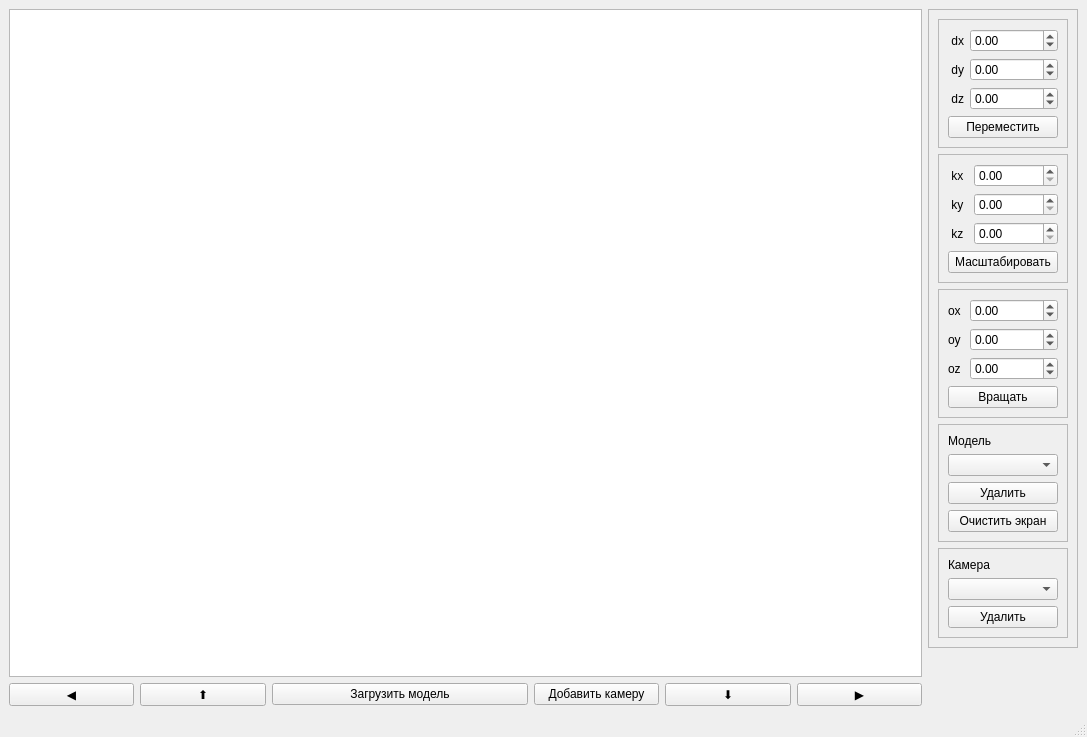
<?xml version="1.0" encoding="UTF-8"?>
<ui version="4.0" connectslotsbyname="false">
 <class>MainWindow</class>
 <widget class="QMainWindow" name="MainWindow">
  <property name="geometry">
   <rect>
    <x>0</x>
    <y>0</y>
    <width>1087</width>
    <height>737</height>
   </rect>
  </property>
  <property name="windowTitle">
   <string>Lab 03</string>
  </property>
  <widget class="QWidget" name="centralwidget">
   <property name="layoutDirection">
    <enum>Qt::LeftToRight</enum>
   </property>
   <layout class="QGridLayout" name="gridLayout_3">
    <item row="2" column="0">
     <widget class="QPushButton" name="left_button">
      <property name="font">
       <font>
        <family>Arial</family>
        <pointsize>9</pointsize>
       </font>
      </property>
      <property name="text">
       <string>◀</string>
      </property>
     </widget>
    </item>
    <item row="2" column="4">
     <widget class="QPushButton" name="add_camera">
      <property name="font">
       <font>
        <family>Arial</family>
        <pointsize>9</pointsize>
       </font>
      </property>
      <property name="text">
       <string>Добавить камеру</string>
      </property>
     </widget>
    </item>
    <item row="2" column="2" colspan="2">
     <widget class="QPushButton" name="load_button">
      <property name="font">
       <font>
        <family>Arial</family>
        <pointsize>9</pointsize>
       </font>
      </property>
      <property name="text">
       <string>Загрузить модель</string>
      </property>
     </widget>
    </item>
    <item row="2" column="5">
     <widget class="QPushButton" name="down_button">
      <property name="font">
       <font>
        <family>Arial</family>
        <pointsize>9</pointsize>
       </font>
      </property>
      <property name="text">
       <string>⬇</string>
      </property>
     </widget>
    </item>
    <item row="2" column="6">
     <widget class="QPushButton" name="right_button">
      <property name="font">
       <font>
        <family>Arial</family>
        <pointsize>9</pointsize>
       </font>
      </property>
      <property name="text">
       <string>▶</string>
      </property>
     </widget>
    </item>
    <item row="0" column="0" colspan="7">
     <widget class="QGraphicsView" name="graphicsView">
      <property name="font">
       <font>
        <family>Arial</family>
        <pointsize>9</pointsize>
       </font>
      </property>
     </widget>
    </item>
    <item row="2" column="1">
     <widget class="QPushButton" name="up_button">
      <property name="font">
       <font>
        <family>Arial</family>
        <pointsize>9</pointsize>
       </font>
      </property>
      <property name="text">
       <string>⬆</string>
      </property>
     </widget>
    </item>
    <item row="0" column="7" alignment="Qt::AlignTop">
     <widget class="QFrame" name="frame_4">
      <property name="sizePolicy">
       <sizepolicy hsizetype="Minimum" vsizetype="Fixed">
        <horstretch>0</horstretch>
        <verstretch>0</verstretch>
       </sizepolicy>
      </property>
      <property name="font">
       <font>
        <family>Arial</family>
        <pointsize>9</pointsize>
       </font>
      </property>
      <property name="frameShape">
       <enum>QFrame::StyledPanel</enum>
      </property>
      <property name="frameShadow">
       <enum>QFrame::Raised</enum>
      </property>
      <layout class="QVBoxLayout" name="verticalLayout">
       <item>
        <widget class="QFrame" name="move_label">
         <property name="sizePolicy">
          <sizepolicy hsizetype="Preferred" vsizetype="Fixed">
           <horstretch>0</horstretch>
           <verstretch>0</verstretch>
          </sizepolicy>
         </property>
         <property name="font">
          <font>
           <family>Arial</family>
           <pointsize>9</pointsize>
          </font>
         </property>
         <property name="frameShape">
          <enum>QFrame::StyledPanel</enum>
         </property>
         <property name="frameShadow">
          <enum>QFrame::Raised</enum>
         </property>
         <layout class="QGridLayout" name="gridLayout_5">
          <item row="2" column="0">
           <widget class="QLabel" name="label_3">
            <property name="font">
             <font>
              <family>Arial</family>
              <pointsize>9</pointsize>
             </font>
            </property>
            <property name="text">
             <string> dz</string>
            </property>
           </widget>
          </item>
          <item row="1" column="0">
           <widget class="QLabel" name="label_2">
            <property name="font">
             <font>
              <family>Arial</family>
              <pointsize>9</pointsize>
             </font>
            </property>
            <property name="text">
             <string> dy</string>
            </property>
           </widget>
          </item>
          <item row="0" column="0">
           <widget class="QLabel" name="label">
            <property name="font">
             <font>
              <family>Arial</family>
              <pointsize>9</pointsize>
             </font>
            </property>
            <property name="text">
             <string> dx</string>
            </property>
           </widget>
          </item>
          <item row="1" column="1">
           <widget class="QDoubleSpinBox" name="dy_box">
            <property name="font">
             <font>
              <family>Arial</family>
              <pointsize>9</pointsize>
             </font>
            </property>
            <property name="minimum">
             <double>-10000000000000000000000.000000000000000</double>
            </property>
            <property name="maximum">
             <double>10000000000000000000000.000000000000000</double>
            </property>
           </widget>
          </item>
          <item row="2" column="1">
           <widget class="QDoubleSpinBox" name="dz_box">
            <property name="font">
             <font>
              <family>Arial</family>
              <pointsize>9</pointsize>
             </font>
            </property>
            <property name="minimum">
             <double>-99999999999999991611392.000000000000000</double>
            </property>
            <property name="maximum">
             <double>10000000000000000.000000000000000</double>
            </property>
           </widget>
          </item>
          <item row="0" column="1">
           <widget class="QDoubleSpinBox" name="dx_box">
            <property name="font">
             <font>
              <family>Arial</family>
              <pointsize>9</pointsize>
             </font>
            </property>
            <property name="minimum">
             <double>-10000000000000000.000000000000000</double>
            </property>
            <property name="maximum">
             <double>10000000000000000.000000000000000</double>
            </property>
           </widget>
          </item>
          <item row="3" column="0" colspan="2">
           <widget class="QPushButton" name="move_button">
            <property name="font">
             <font>
              <family>Arial</family>
              <pointsize>9</pointsize>
             </font>
            </property>
            <property name="text">
             <string>Переместить</string>
            </property>
           </widget>
          </item>
         </layout>
        </widget>
       </item>
       <item>
        <widget class="QFrame" name="frame_2">
         <property name="sizePolicy">
          <sizepolicy hsizetype="Preferred" vsizetype="Fixed">
           <horstretch>0</horstretch>
           <verstretch>0</verstretch>
          </sizepolicy>
         </property>
         <property name="font">
          <font>
           <family>Arial</family>
           <pointsize>9</pointsize>
          </font>
         </property>
         <property name="frameShape">
          <enum>QFrame::StyledPanel</enum>
         </property>
         <property name="frameShadow">
          <enum>QFrame::Raised</enum>
         </property>
         <layout class="QGridLayout" name="gridLayout_6">
          <item row="1" column="0">
           <widget class="QLabel" name="label_5">
            <property name="font">
             <font>
              <family>Arial</family>
              <pointsize>9</pointsize>
             </font>
            </property>
            <property name="text">
             <string> ky</string>
            </property>
           </widget>
          </item>
          <item row="0" column="0">
           <widget class="QLabel" name="label_4">
            <property name="font">
             <font>
              <family>Arial</family>
              <pointsize>9</pointsize>
             </font>
            </property>
            <property name="text">
             <string> kx</string>
            </property>
           </widget>
          </item>
          <item row="1" column="1">
           <widget class="QDoubleSpinBox" name="ky_box">
            <property name="font">
             <font>
              <family>Arial</family>
              <pointsize>9</pointsize>
             </font>
            </property>
            <property name="minimum">
             <double>0.000000000000000</double>
            </property>
            <property name="maximum">
             <double>10000000000000000000000.000000000000000</double>
            </property>
           </widget>
          </item>
          <item row="0" column="1">
           <widget class="QDoubleSpinBox" name="kx_box">
            <property name="font">
             <font>
              <family>Arial</family>
              <pointsize>9</pointsize>
             </font>
            </property>
            <property name="minimum">
             <double>0.000000000000000</double>
            </property>
            <property name="maximum">
             <double>10000000000000000.000000000000000</double>
            </property>
           </widget>
          </item>
          <item row="2" column="0">
           <widget class="QLabel" name="label_6">
            <property name="font">
             <font>
              <family>Arial</family>
              <pointsize>9</pointsize>
             </font>
            </property>
            <property name="text">
             <string> kz</string>
            </property>
           </widget>
          </item>
          <item row="2" column="1">
           <widget class="QDoubleSpinBox" name="kz_box">
            <property name="font">
             <font>
              <family>Arial</family>
              <pointsize>9</pointsize>
             </font>
            </property>
            <property name="minimum">
             <double>0.000000000000000</double>
            </property>
            <property name="maximum">
             <double>10000000000000000.000000000000000</double>
            </property>
           </widget>
          </item>
          <item row="3" column="0" colspan="2">
           <widget class="QPushButton" name="scale_button">
            <property name="font">
             <font>
              <family>Arial</family>
              <pointsize>9</pointsize>
             </font>
            </property>
            <property name="text">
             <string>Масштабировать</string>
            </property>
           </widget>
          </item>
         </layout>
        </widget>
       </item>
       <item>
        <widget class="QFrame" name="frame_3">
         <property name="sizePolicy">
          <sizepolicy hsizetype="Minimum" vsizetype="Fixed">
           <horstretch>0</horstretch>
           <verstretch>0</verstretch>
          </sizepolicy>
         </property>
         <property name="font">
          <font>
           <family>Arial</family>
           <pointsize>9</pointsize>
          </font>
         </property>
         <property name="frameShape">
          <enum>QFrame::StyledPanel</enum>
         </property>
         <property name="frameShadow">
          <enum>QFrame::Raised</enum>
         </property>
         <layout class="QGridLayout" name="gridLayout_7">
          <item row="1" column="0">
           <widget class="QLabel" name="label_12">
            <property name="font">
             <font>
              <family>Arial</family>
              <pointsize>9</pointsize>
             </font>
            </property>
            <property name="text">
             <string>oy</string>
            </property>
           </widget>
          </item>
          <item row="1" column="1">
           <widget class="QDoubleSpinBox" name="oy_box">
            <property name="font">
             <font>
              <family>Arial</family>
              <pointsize>9</pointsize>
             </font>
            </property>
            <property name="minimum">
             <double>-10000000000000000000000.000000000000000</double>
            </property>
            <property name="maximum">
             <double>10000000000000000000000.000000000000000</double>
            </property>
           </widget>
          </item>
          <item row="0" column="1">
           <widget class="QDoubleSpinBox" name="ox_box">
            <property name="font">
             <font>
              <family>Arial</family>
              <pointsize>9</pointsize>
             </font>
            </property>
            <property name="minimum">
             <double>-10000000000000000.000000000000000</double>
            </property>
            <property name="maximum">
             <double>10000000000000000.000000000000000</double>
            </property>
           </widget>
          </item>
          <item row="2" column="1">
           <widget class="QDoubleSpinBox" name="oz_box">
            <property name="font">
             <font>
              <family>Arial</family>
              <pointsize>9</pointsize>
             </font>
            </property>
            <property name="minimum">
             <double>-99999999999999991611392.000000000000000</double>
            </property>
            <property name="maximum">
             <double>10000000000000000.000000000000000</double>
            </property>
           </widget>
          </item>
          <item row="2" column="0">
           <widget class="QLabel" name="label_10">
            <property name="font">
             <font>
              <family>Arial</family>
              <pointsize>9</pointsize>
             </font>
            </property>
            <property name="text">
             <string>oz</string>
            </property>
           </widget>
          </item>
          <item row="3" column="0" colspan="2">
           <widget class="QPushButton" name="turn_button">
            <property name="font">
             <font>
              <family>Arial</family>
              <pointsize>9</pointsize>
             </font>
            </property>
            <property name="text">
             <string>Вращать</string>
            </property>
           </widget>
          </item>
          <item row="0" column="0">
           <widget class="QLabel" name="label_11">
            <property name="font">
             <font>
              <family>Arial</family>
              <pointsize>9</pointsize>
             </font>
            </property>
            <property name="text">
             <string>ox</string>
            </property>
           </widget>
          </item>
         </layout>
        </widget>
       </item>
       <item>
        <widget class="QFrame" name="frame">
         <property name="font">
          <font>
           <family>Arial</family>
           <pointsize>9</pointsize>
          </font>
         </property>
         <property name="frameShape">
          <enum>QFrame::StyledPanel</enum>
         </property>
         <property name="frameShadow">
          <enum>QFrame::Raised</enum>
         </property>
         <layout class="QVBoxLayout" name="verticalLayout_2">
          <item>
           <widget class="QLabel" name="label_7">
            <property name="font">
             <font>
              <family>Arial</family>
              <pointsize>9</pointsize>
             </font>
            </property>
            <property name="text">
             <string>Модель</string>
            </property>
           </widget>
          </item>
          <item>
           <widget class="QComboBox" name="model_choose">
            <property name="font">
             <font>
              <family>Arial</family>
              <pointsize>9</pointsize>
             </font>
            </property>
           </widget>
          </item>
          <item>
           <widget class="QPushButton" name="delete_model">
            <property name="font">
             <font>
              <family>Arial</family>
              <pointsize>9</pointsize>
             </font>
            </property>
            <property name="text">
             <string>Удалить</string>
            </property>
           </widget>
          </item>
          <item>
           <widget class="QPushButton" name="clear_screen">
            <property name="sizePolicy">
             <sizepolicy hsizetype="Ignored" vsizetype="Fixed">
              <horstretch>0</horstretch>
              <verstretch>0</verstretch>
             </sizepolicy>
            </property>
            <property name="font">
             <font>
              <family>Arial</family>
              <pointsize>9</pointsize>
             </font>
            </property>
            <property name="text">
             <string>Очистить экран</string>
            </property>
           </widget>
          </item>
         </layout>
        </widget>
       </item>
       <item>
        <widget class="QFrame" name="frame_5">
         <property name="font">
          <font>
           <family>Arial</family>
           <pointsize>9</pointsize>
          </font>
         </property>
         <property name="frameShape">
          <enum>QFrame::StyledPanel</enum>
         </property>
         <property name="frameShadow">
          <enum>QFrame::Raised</enum>
         </property>
         <layout class="QVBoxLayout" name="verticalLayout_3">
          <item>
           <widget class="QLabel" name="label_8">
            <property name="font">
             <font>
              <family>Arial</family>
              <pointsize>9</pointsize>
             </font>
            </property>
            <property name="text">
             <string>Камера</string>
            </property>
           </widget>
          </item>
          <item>
           <widget class="QComboBox" name="camera_choose">
            <property name="font">
             <font>
              <family>Arial</family>
              <pointsize>9</pointsize>
             </font>
            </property>
           </widget>
          </item>
          <item>
           <widget class="QPushButton" name="delete_camera">
            <property name="font">
             <font>
              <family>Arial</family>
              <pointsize>9</pointsize>
             </font>
            </property>
            <property name="text">
             <string>Удалить</string>
            </property>
           </widget>
          </item>
         </layout>
        </widget>
       </item>
      </layout>
     </widget>
    </item>
   </layout>
  </widget>
  <widget class="QStatusBar" name="statusbar"/>
 </widget>
 <tabstops>
  <tabstop>graphicsView</tabstop>
  <tabstop>dx_box</tabstop>
  <tabstop>dy_box</tabstop>
  <tabstop>dz_box</tabstop>
  <tabstop>move_button</tabstop>
  <tabstop>kx_box</tabstop>
  <tabstop>ky_box</tabstop>
  <tabstop>kz_box</tabstop>
  <tabstop>scale_button</tabstop>
  <tabstop>ox_box</tabstop>
  <tabstop>oy_box</tabstop>
  <tabstop>oz_box</tabstop>
  <tabstop>turn_button</tabstop>
  <tabstop>model_choose</tabstop>
  <tabstop>delete_model</tabstop>
  <tabstop>camera_choose</tabstop>
  <tabstop>delete_camera</tabstop>
  <tabstop>left_button</tabstop>
  <tabstop>up_button</tabstop>
  <tabstop>load_button</tabstop>
  <tabstop>add_camera</tabstop>
  <tabstop>down_button</tabstop>
  <tabstop>right_button</tabstop>
 </tabstops>
 <resources/>
 <connections/>
</ui>
